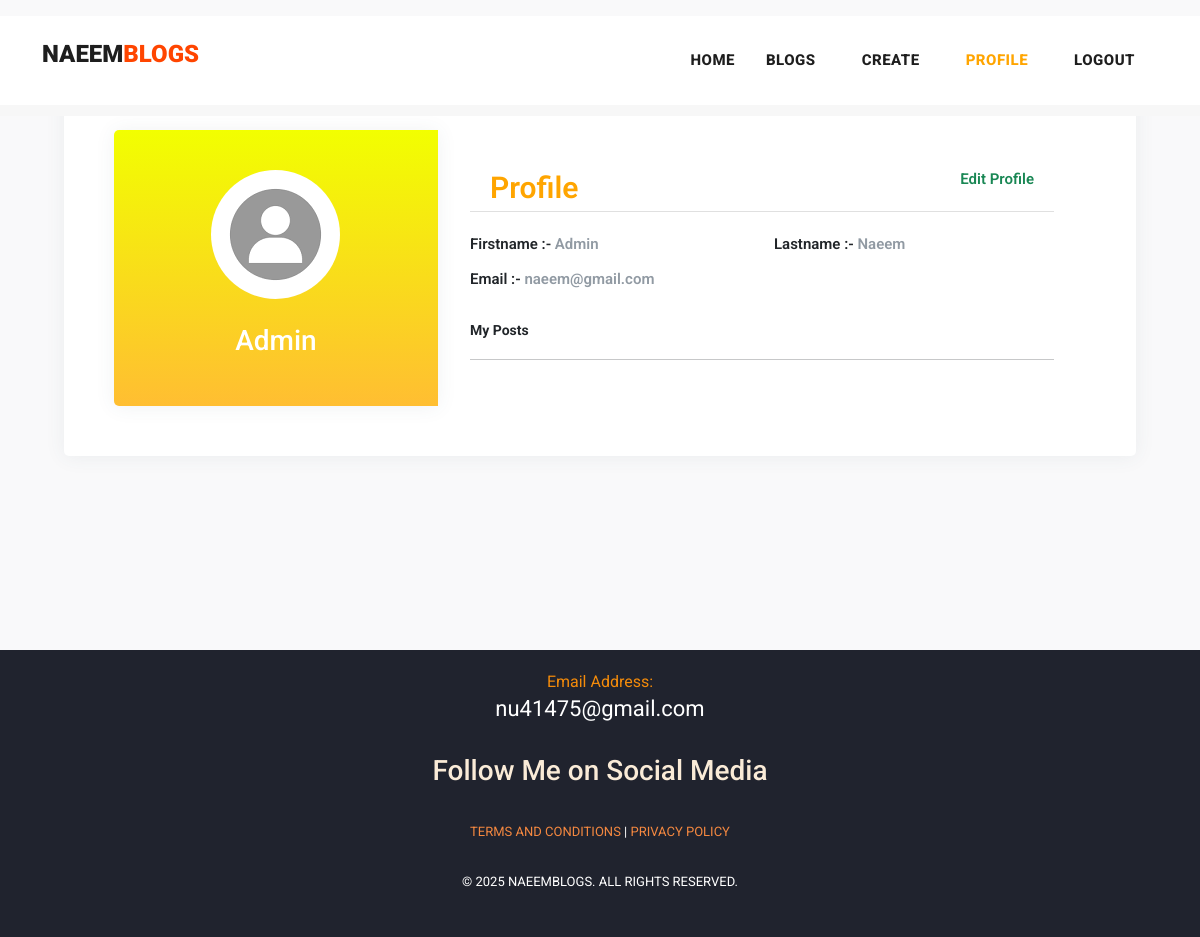
The page /profile/1 on the database as committed earlier.
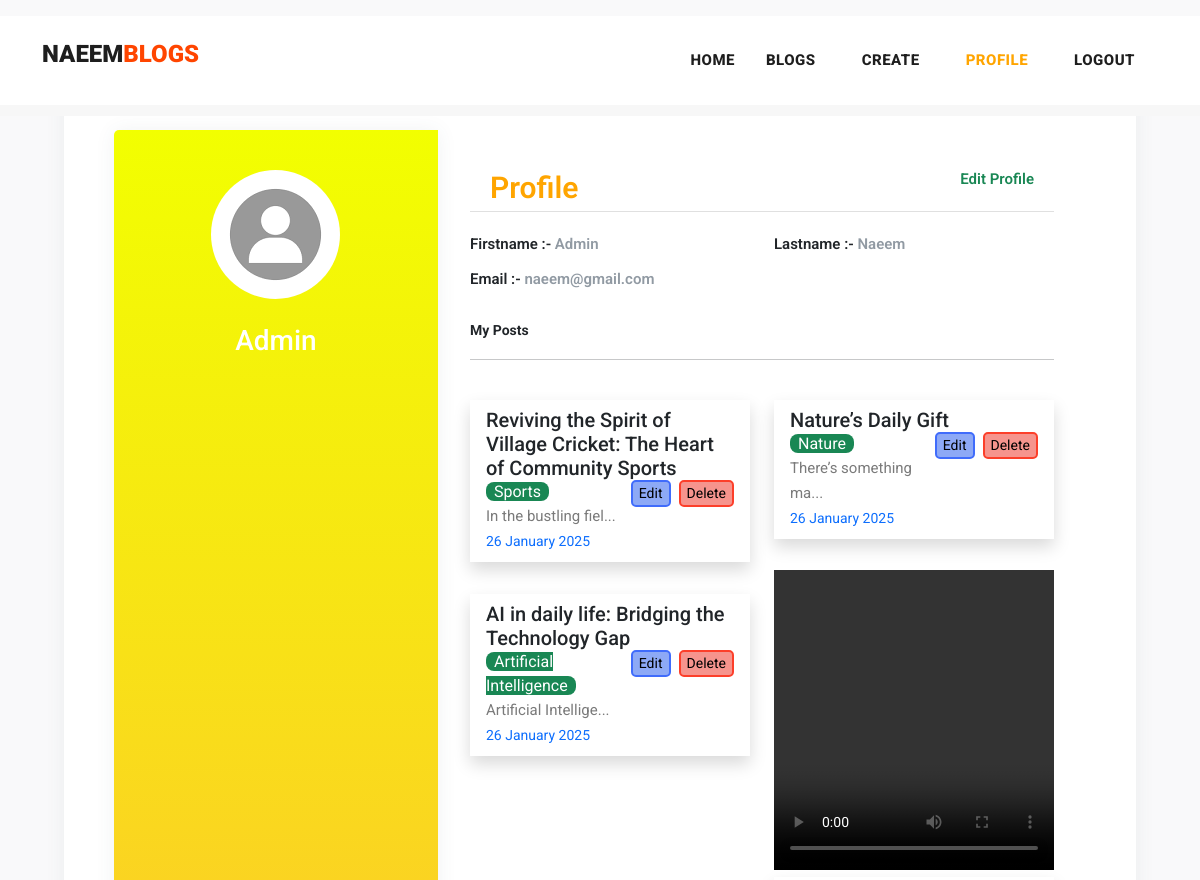
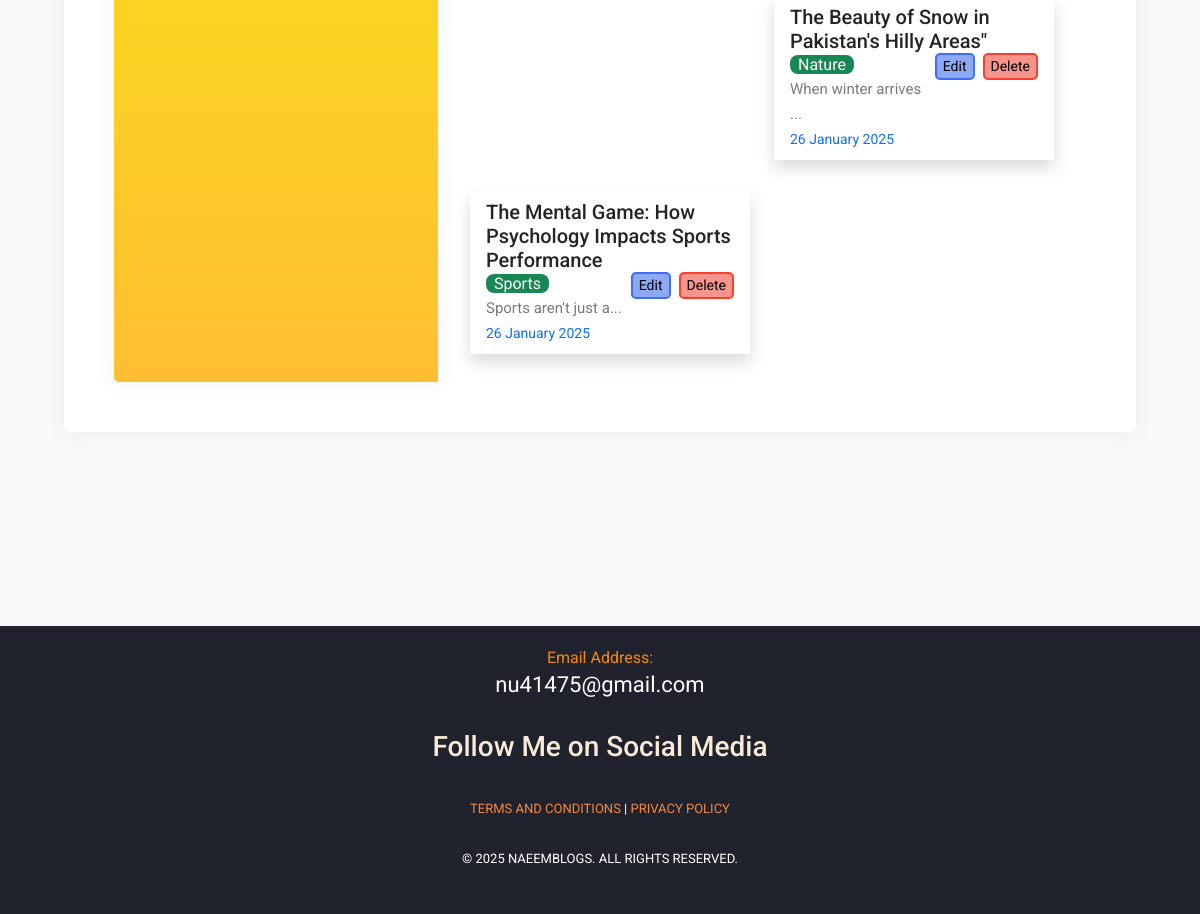
The same page on the database as committed later (2 pictures, top to bottom).
### myapp/models.py (models this page shows, shortened)
class Post(models.Model):
    postname = models.CharField(max_length=600)
    category = models.CharField(max_length=600)
    image = models.FileField(upload_to='images/posts', validators=[validate_file_type])
    content = models.CharField(max_length=100000)
    time = models.CharField(default=time,max_length=100, blank=True)
    likes = models.ManyToManyField(User, related_name='liked_posts', blank=True)
    user = models.ForeignKey(User, on_delete=models.CASCADE)
    social_image = models.ImageField(upload_to='social_images/', null=True, blank=True)
    social_title = models.CharField(max_length=255, null=True, blank=True)
    meta_description = models.TextField(null=True, blank=True)
    social_description = models.TextField(null=True, blank=True)
    meta_keywords = models.CharField(max_length=255, null=True, blank=True)

### myapp/views.py (the view)
# urls.py: path("profile/<int:id>",views.profile,name='profile'),
def profile(request,id):
    return render(request,'profile.html',{
        'user':User.objects.get(id=id),
        'posts':Post.objects.all(),
        'media_url':settings.MEDIA_URL,
    })

### myapp/templatetags/custom_filters.py (called while the page is built)
@register.filter
def endswith(value, suffix):
    return str(value).lower().endswith(suffix.lower())

### templates/profile.html (shortened to what this page needs)
{% load static %}
{% load custom_filters %}
<!DOCTYPE html>
<html lang="en">
  <head>
    <link href="https://cdn.jsdelivr.net/npm/bootstrap@5.3.0-alpha3/dist/css/bootstrap.min.css" rel="stylesheet" />
    <link href="{% static 'vendor/bootstrap/css/bootstrap.min.css' %}" rel="stylesheet" />
    <link rel="stylesheet" href="https://maxcdn.bootstrapcdn.com/bootstrap/4.0.0/css/bootstrap.min.css" />
    <link href="https://cdn.jsdelivr.net/npm/bootstrap@5.3.0-alpha3/dist/css/bootstrap.min.css" rel="stylesheet" />
    <link rel="stylesheet" href="{% static 'assets/css/fontawesome.css' %}" />
    <link rel="stylesheet" href="{% static 'assets/css/templatemo-stand-blog.css' %}" />
    <link rel="stylesheet" href="{% static 'assets/css/owl.css' %}" />
  </head>
  <body>
    <header class="">
      <nav class="navbar navbar-expand-lg bg-white">
        <div class="container">
          <a class="navbar-brand" href="index.html"><h2>NAEEM<span style="color: orangered;">BLOGS</span></h2></a>
          <div class="collapse navbar-collapse" id="navbarResponsive">
            <ul class="navbar-nav ml-auto">
              <li>
                <a class="nav-link" href="{% url 'index' %}">
                  Home
                </a>
              </li>
              <li class="nav-item">
                <a class="nav-link" href="{% url 'blog' %}">Blogs</a>
              </li>
              {% if user.is_authenticated %}
                <li class="nav-item">
                  <a class="nav-link" href="{% url 'create' %}">Create</a>
                </li>
                <li class="nav-item">
                  <a class="nav-link" href="{% url 'profile' user.id %}" style="color: orange;">Profile</a>
                </li>
                <li class="nav-item">
                  <a class="nav-link" href="{% url 'logout' %}">Logout</a>
                </li>
              {% else %}
                <li class="nav-item">
                  <a class="nav-link" href="{% url 'signin' %}">Login</a>
                </li>
              {% endif %}
            </ul>
          </div>
        </div>
      </nav>
    </header>
    <div class="mt-3">
      <div class="page-content page-container p-lg-5 p-0" id="page-content">
        <div class="padding">
          <div class="row d-flex justify-content-center">
            <div class="col-xl-12 col-md-12" id="card">
              <div class="card user-card-full">
                <div class="row m-l-0 m-r-0">
                  <div class="col-sm-4 bg-c-lite-green user-profile">
                    <div class="card-block text-center text-white">
                      <div class="m-b-25">
                        <img src="{% static 'assets/images/user.png' %}" class="img-radius" alt="User-Profile-Image" style="border-radius: 50%;" />
                      </div>
                      <h6 class="f-w-800 h3" style="text-transform: capitalize;">{{ user.username }}</h6>
                    </div>
                  </div>
                  <div class="col-sm-8">
                    <div class="card-block">
                      <h6 class="m-b-20 p-b-5 b-b-default f-w-600" style="font-size: 30px; padding: 20px;  color: orange;">Profile <a href="{% url 'profileedit' user.id %}" class="float-right text-decoration-none text-success" style="font-size: 15px;">Edit Profile</a></h6>
                      <div class="row">
                        <div class="col-sm-6">
                          <p class="m-b-10 f-w-600 text-dark">
                            Firstname :-
                            <span class="text-muted f-w-400">{{ user.first_name }}</span>
                          </p>
                        </div>
                        <div class="col-sm-6">
                          <p class="m-b-10 f-w-600 text-dark">
                            Lastname :-
                            <span class="text-muted f-w-400">{{ user.last_name }}</span>
                          </p>
                        </div>
                        <div class="col-sm-6">
                          <p class="m-b-10 f-w-600 text-dark">
                            Email :-
                            <span class="text-muted f-w-400">{{ user.email }}</span>
                          </p>
                        </div>
                      </div>
                      <p class="small fw-bold pt-3 text-dark">My Posts</p>
                      <hr />
                      <div class="row row-cols-lg-2 row-cols-1">
                        {% for post in posts %}
                          {% if post.user_id == user.id %}
                            <div class="col col-lg-6 col-12 mb-2">
                              {% with file_name=post.image.name|lower %}
                              {% if file_name|endswith:".jpg" or file_name|endswith:".jpeg" or file_name|endswith:".png" %}
                              <img src="{{media_url}}{{post.image}}" class="img-fluid" alt="" width="100%">
                              {% elif post.image.name|lower|endswith:'.mp4' or post.image.name|lower|endswith:'.mov' or post.image.name|lower|endswith:'.avi' %}
                                <video controls style="height: 300px; width: 100%;">
                                  <source src="{{ media_url }}{{ post.image }}" type="video/mp4" />Your browser does not support the video tag.
                                </video>
                              {% elif file_name|endswith:".doc" or file_name|endswith:".docx" %}
                                <iframe src="https://view.officeapps.live.com/op/embed.aspx?src={{ media_url }}{{ post.image }}" width="100%" height="500px"></iframe>
                              {% else %}
                                <p>Unsupported media type</p>
                              {% endif %}
                              {% endwith %}
                              <div class="px-3 py-2 shadow">
                                <h5>{{ post.postname }}</h5>
                                <a href="{% url 'deletepost' post.id %}"><button class="ms-2 float-right small" type="submit" style="border:2px solid rgb(252, 63, 42); border-radius: 5px; background-color: rgb(246, 148, 141);">Delete</button></a>
                                <a href="{% url 'editpost' post.id %}"><button class="float-right small" type="submit" style="border:2px solid rgb(64, 108, 251); border-radius: 5px; background-color: rgb(141, 169, 246);">Edit</button></a>
                                <span class="text-white bg-success rounded-3 px-2 rounded-2">{{ post.category }}</span>
                                <p>{{ post.content|slice:'0:20' }}...</p>
                                <p class="small text-primary">
                                  {{ post.time }}
                                </p>
                              </div>
                            </div>
                          {% endif %}
                        {% endfor %}
                      </div>
                    </div>
                  </div>
                </div>
              </div>
            </div>
          </div>
        </div>
      </div>
    </div>
    {% include 'footer.html' %}
  </body>
</html>

### templates/footer.html (shortened to what this page needs)
{% load static %}
<footer style="padding: 20px;">
  <div id="contact">
    <div>
      <span style="color: #f48b0a; padding: 30px;">Email Address: </span><p style="color: white; font-size: 22px; text-transform: lowercase; ">nu41475@gmail.com</p>
    </div>
    <h3 style="text-align: center; color: antiquewhite; margin-top: 30px;">Follow Me on Social Media</h3>
  </div>
    <p>
      <a href="{% url 'terms' %}" class="termsConds">Terms and Conditions</a> |
      <a href="{% url 'privacy' %}">Privacy Policy</a>
    </p>
  <div class="footer-bottom" style="color: #fff; font-size: 36px; padding: 20px;">
    <p>&copy; 2025 NaeemBlogs. All Rights Reserved.</p>
</div>
</footer>

### static/assets/css/templatemo-stand-blog.css (style rules this page uses)
body { font-family: 'Roboto', sans-serif; overflow-x: hidden; text-rendering: optimizeLegibility; -webkit-font-smoothing: antialiased; -moz-osx-font-smoothing: grayscale; }
p { margin-bottom: 0px; font-size: 15px; font-weight: 400; color: #7a7a7a; line-height: 30px; }
a { text-decoration: none!important; }
ul { padding: 0; margin: 0; list-style: none; }
h1,h2,h3,h4,h5,h6 { margin: 0px; }
header { position: absolute; z-index: 99999; width: 100%; height: 100px; background-color: #f7f7f7; -webkit-transition: all 0.3s ease-in-out 0s; -moz-transition: all 0.3s ease-in-out 0s; -o-transition: all 0.3s ease-in-out 0s; transition: all 0.3s ease-in-out 0s; }
header .navbar { padding: 25px 0px; }
.navbar .navbar-brand { float: left; margin-top: -12px; outline: none; }
.navbar .navbar-brand h2 { color: #1e1e1e; text-transform: uppercase; font-size: 24px; font-weight: 900; -webkit-transition: all .3s ease 0s; -moz-transition: all .3s ease 0s; -o-transition: all .3s ease 0s; transition: all .3s ease 0s; }
#navbarResponsive { z-index: 999; }
.navbar-collapse { text-align: center; }
.navbar .navbar-nav .nav-item { margin: 0px 15px; }
.navbar .navbar-nav a.nav-link { text-transform: capitalize; font-size: 15px; font-weight: 800; text-transform: uppercase; letter-spacing: 0.5px; color: #1e1e1e; transition: all 0.3s; }
footer { margin-top: 100px; text-align: center; background-color: #20232e; padding: 60px 0px; }
footer p { font-size: 13px; text-transform: uppercase; color: #fff; }
footer p a { color: #f48840; }

### templates/profile.html (style rules this page uses)
body { background-color: #f9f9fa; width: 100vw; height: 100vh; }
.padding { padding: 1rem; }
.user-card-full { overflow: hidden; }
.card { border-radius: 5px; -webkit-box-shadow: 0 1px 20px 0 rgba(69, 90, 100, 0.08); box-shadow: 0 1px 20px 0 rgba(69, 90, 100, 0.08); border: none; margin-bottom: 30px; padding: 50px; }
.m-r-0 { margin-right: 0px; }
.m-l-0 { margin-left: 0px; }
.user-card-full .user-profile { border-radius: 5px 0 0 5px; }
.bg-c-lite-green { background: linear-gradient(to top, #ffbe32, #f2ff00); box-shadow: 0 1px 20px 0 rgba(69, 90, 100, 0.08); }
.user-profile { padding: 20px 0; }
.card-block { padding: 1.25rem; }
.m-b-25 { margin-bottom: 25px; }
.img-radius { border-radius: 5px; }
h6 { font-size: 14px; }
.card .card-block p { line-height: 25px; }
.b-b-default { border-bottom: 1px solid #e0e0e0; }
.m-b-20 { margin-bottom: 20px; }
.p-b-5 { padding-bottom: 5px !important; }
.m-b-10 { margin-bottom: 10px; }
.text-muted { color: #919aa3 !important; }
.f-w-600 { font-weight: 600; }

### templates/footer.html (style rules this page uses)
.termsConds { margin-top: 20px; }

Rows that differ between the two databases and show on the page:
added Post: postname "Reviving the Spirit of Village Cricket: The Heart of Community Sports", category "Sports", content "In the bustling fiel", time "26 January 2025"
added Post: postname "Nature’s Daily Gift", category "Nature", content "There’s something ma", time "26 January 2025"
added Post: postname "AI in daily life: Bridging the Technology Gap", category "Artificial Intelligence", content "Artificial Intellige", time "26 January 2025"
added Post: postname "The Beauty of Snow in Pakistan's Hilly Areas\"", category "Nature", content "When winter arrives", time "26 January 2025"
added Post: postname "The Mental Game: How Psychology Impacts Sports Performance", category "Sports", content "Sports aren't just a", time "26 January 2025"
